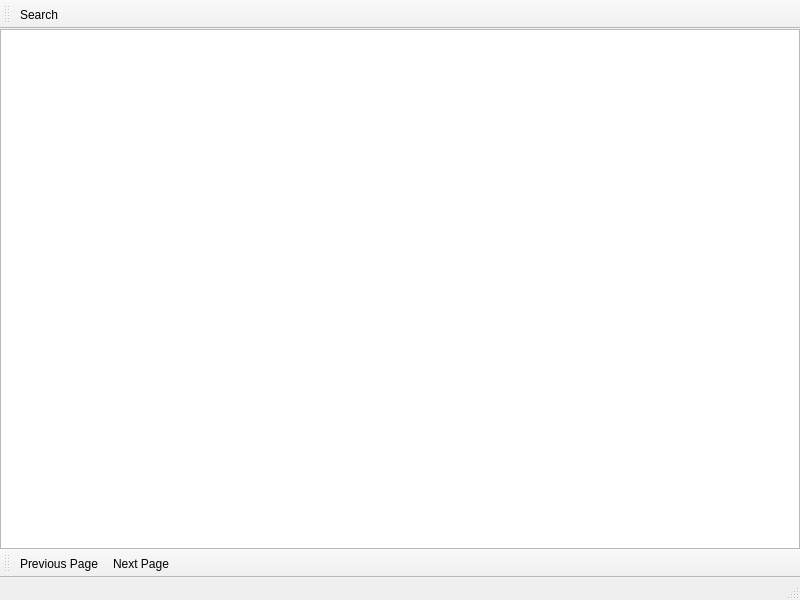
<?xml version="1.0" encoding="UTF-8"?>
<ui version="4.0">
 <class>ViewWidget</class>
 <widget class="QMainWindow" name="ViewWidget">
  <property name="geometry">
   <rect>
    <x>0</x>
    <y>0</y>
    <width>800</width>
    <height>600</height>
   </rect>
  </property>
  <property name="windowTitle">
   <string>MainWindow</string>
  </property>
  <widget class="QWidget" name="centralwidget">
   <layout class="QGridLayout" name="gridLayout_2">
    <property name="leftMargin">
     <number>0</number>
    </property>
    <property name="topMargin">
     <number>0</number>
    </property>
    <property name="rightMargin">
     <number>0</number>
    </property>
    <property name="bottomMargin">
     <number>0</number>
    </property>
    <item row="0" column="0">
     <widget class="QStackedWidget" name="stackedWidget">
      <widget class="QWidget" name="page_3">
       <layout class="QGridLayout" name="gridLayout">
        <property name="leftMargin">
         <number>0</number>
        </property>
        <property name="topMargin">
         <number>0</number>
        </property>
        <property name="rightMargin">
         <number>0</number>
        </property>
        <property name="bottomMargin">
         <number>0</number>
        </property>
        <item row="0" column="0">
         <widget class="QTreeView" name="treeView">
          <property name="alternatingRowColors">
           <bool>true</bool>
          </property>
         </widget>
        </item>
       </layout>
      </widget>
      <widget class="QWidget" name="page_4"/>
     </widget>
    </item>
   </layout>
  </widget>
  <widget class="QMenuBar" name="menubar">
   <property name="geometry">
    <rect>
     <x>0</x>
     <y>0</y>
     <width>800</width>
     <height>26</height>
    </rect>
   </property>
  </widget>
  <widget class="QStatusBar" name="statusbar"/>
  <widget class="QToolBar" name="pageBar">
   <property name="windowTitle">
    <string>toolBar</string>
   </property>
   <attribute name="toolBarArea">
    <enum>BottomToolBarArea</enum>
   </attribute>
   <attribute name="toolBarBreak">
    <bool>false</bool>
   </attribute>
   <addaction name="actionPrevious_Page"/>
   <addaction name="actionNext_Page"/>
  </widget>
  <widget class="QToolBar" name="searchBar">
   <property name="windowTitle">
    <string>toolBar_2</string>
   </property>
   <attribute name="toolBarArea">
    <enum>TopToolBarArea</enum>
   </attribute>
   <attribute name="toolBarBreak">
    <bool>false</bool>
   </attribute>
   <addaction name="actionSearch"/>
  </widget>
  <action name="actionPrevious_Page">
   <property name="text">
    <string>Previous Page</string>
   </property>
   <property name="menuRole">
    <enum>QAction::NoRole</enum>
   </property>
  </action>
  <action name="actionNext_Page">
   <property name="text">
    <string>Next Page</string>
   </property>
   <property name="menuRole">
    <enum>QAction::NoRole</enum>
   </property>
  </action>
  <action name="actionSearch">
   <property name="text">
    <string>Search</string>
   </property>
   <property name="menuRole">
    <enum>QAction::NoRole</enum>
   </property>
  </action>
 </widget>
 <resources/>
 <connections/>
</ui>
